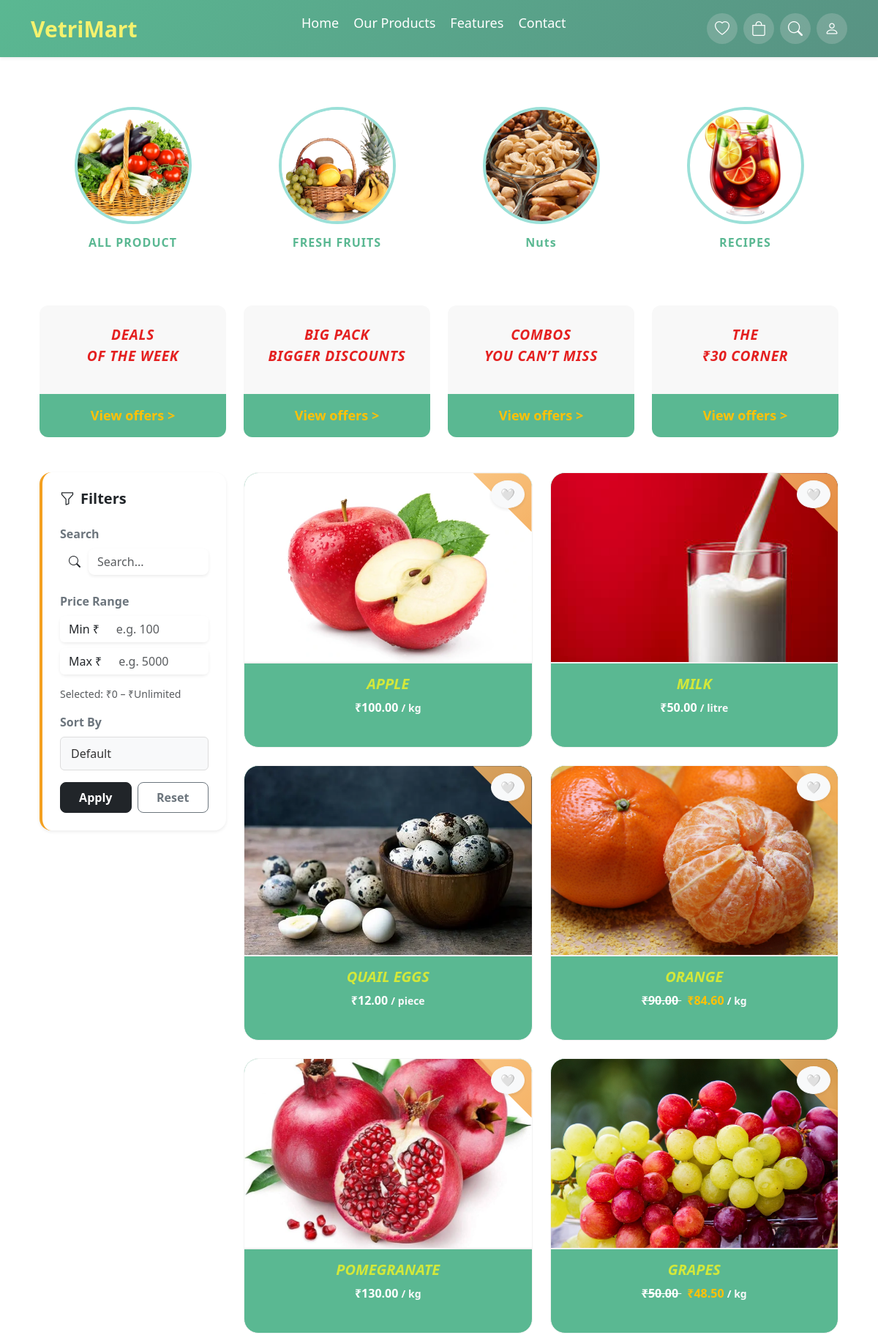
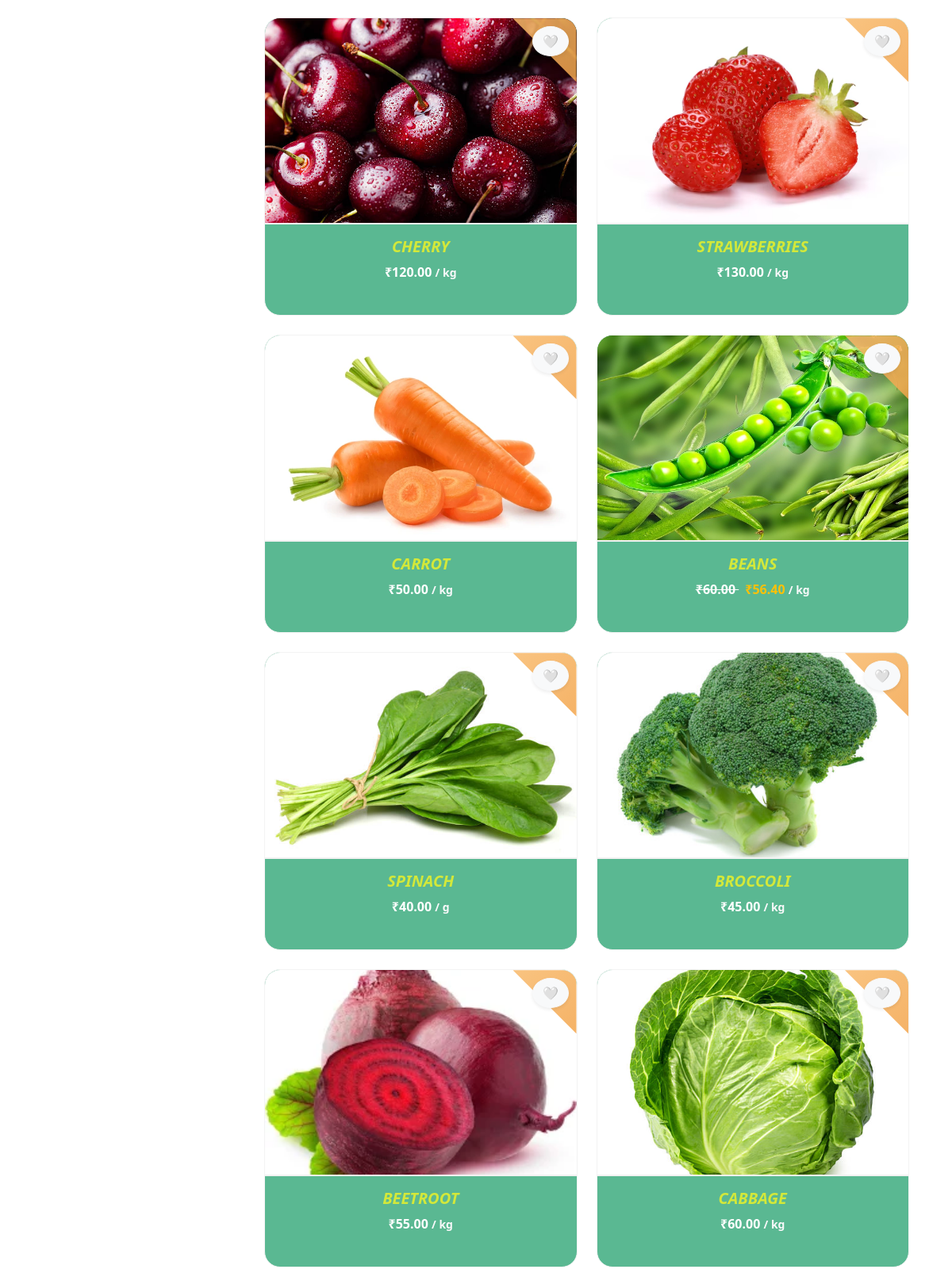
/our-products/ (upper part), run on the app's committed database (2 pictures, top to bottom).
### core/models.py (models this page shows, shortened)
class Product(models.Model):
    UNIT_CHOICES = [
        ("kg", "Kilogram"),
        ("g", "Gram"),
        ("litre", "Litre"),
        ("ml", "Millilitre"),
        ("piece", "Piece"),
        ("pack", "Pack"),
        ("dozen", "Dozen"),
    ]
    category = models.ForeignKey(Category, related_name='products', on_delete=models.CASCADE)
    vendor = models.ForeignKey(
        settings.AUTH_USER_MODEL, on_delete=models.CASCADE,
        null=True, blank=True, related_name='vendor_products'
    )
    title = models.CharField(max_length=200)
    description = models.TextField(blank=True, null=True)
    base_price = models.DecimalField(max_digits=8, decimal_places=2)
    image = models.ImageField(upload_to='products/')
    unit = models.CharField(max_length=20, choices=UNIT_CHOICES, default="kg")
    weight_options = models.CharField(max_length=200, default="500G,1KG,2KG")
    wishlist_users = models.ManyToManyField(
        settings.AUTH_USER_MODEL, related_name='wishlist', blank=True
    )
    is_offer = models.BooleanField(default=False)
    discount_percent = models.PositiveIntegerField(default=0)
    offer_start = models.DateTimeField(null=True, blank=True)
    offer_end = models.DateTimeField(null=True, blank=True)
    def get_absolute_url(self):
        return reverse('product_detail', args=[self.category.id, self.id])
    @property
    def discounted_price(self):
        if self.is_offer_active:
            discount = (self.base_price * Decimal(self.discount_percent)) / Decimal("100")
            return (self.base_price - discount).quantize(Decimal("0.01"))
        return self.base_price
    @property
    def is_offer_active(self):
        if not self.is_offer:
            return False
        now = timezone.now()
        if self.offer_start and self.offer_end:
            return self.offer_start <= now <= self.offer_end
        return True

### core/views.py (the view)
# urls.py: path('our-products/', views.our_products, name='our_products'),
def our_products(request):
    products = Product.objects.all()
    categories = Category.objects.all()
    keyword = request.GET.get('q', '').strip()
    min_price = request.GET.get('min_price')
    max_price = request.GET.get('max_price')
    weight_filter = request.GET.get('weight', '').strip()
    category_param = request.GET.get('category', '').strip()
    sort = request.GET.get('sort', '').strip()
    selected_category = None
    if category_param and category_param.lower() != "none":
        selected_category = Category.objects.filter(name__iexact=category_param).first()
        if selected_category:
            products = products.filter(category=selected_category)
    if keyword:
        products = products.filter(
            Q(title__icontains=keyword) |
            Q(description__icontains=keyword) |
            Q(category__name__icontains=keyword)
        )
    products = products.annotate(
        final_price=ExpressionWrapper(
            F("base_price") - (F("base_price") * F("discount_percent") / 100),
            output_field=DecimalField(max_digits=10, decimal_places=2)
        )
    )
    if min_price:
        products = products.filter(final_price__gte=min_price)
    if max_price:
        products = products.filter(final_price__lte=max_price)
    if weight_filter:
        products = products.filter(weight_options__icontains=weight_filter)
    if sort == "price_asc":
        products = products.order_by("final_price")
    elif sort == "price_desc":
        products = products.order_by("-final_price")
    elif sort == "name_asc":
        products = products.order_by("title")
    elif sort == "name_desc":
        products = products.order_by("-title")
    if request.user.is_authenticated:
        user_wishlist_ids = request.user.wishlist.values_list("id", flat=True)
        guest_wishlist_ids = []
        for p in products:
            p.in_wishlist = p.id in user_wishlist_ids
    else:
        guest_wishlist_ids = request.session.get("wishlist", [])
        for p in products:
            p.in_wishlist = p.id in guest_wishlist_ids
    return render(request, 'core/our_products.html', {
        "products": products,
        "categories": categories,
        "keyword": keyword,
        "min_price": min_price or "",
        "max_price": max_price or "",
        "weight_filter": weight_filter,
        "selected_category": selected_category.name if selected_category else None,
        "sort": sort,
        "guest_wishlist_ids": guest_wishlist_ids,
    })

### core/templates/core/our_products.html (shortened to what this page needs)
{% extends 'core/base.html' %}
{% load static %}
{% load wishlist_tags %}
{% block extra_css %}
<link rel="stylesheet" href="{% static 'css/our_product.css' %}" />
{% endblock %}
{% block content %}
<div class="container my-5">
  <div class="row justify-content-center text-center g-4 category-row">
    <div class="col-6 col-md-3">
      <a href="?category=all" class="category-box">
        <img src="{% static 'images/veg1.png' %}" class="category-img">
        <h6 class="category-title mt-3">ALL PRODUCT</h6>
      </a>
    </div>
    <div class="col-6 col-md-3">
      <a href="?category=fruits" class="category-box">
        <img src="{% static 'images/fruit.avif' %}" class="category-img">
        <h6 class="category-title mt-3">FRESH FRUITS</h6>
      </a>
    </div>
    <div class="col-6 col-md-3">
      <a href="?category=Nuts" class="category-box">
        <img src="{% static 'images/image1.jpg' %}" class="category-img">
        <h6 class="category-title mt-3">Nuts</h6>
      </a>
    </div>
    <div class="col-6 col-md-3">
      <a href="?category=Drinks" class="category-box">
        <img src="{% static 'images/drink2.png' %}" class="category-img">
        <h6 class="category-title mt-3">RECIPES</h6>
      </a>
    </div>
  </div>
</div>
<div class="container my-5">
  <div class="row g-4">
    <div class="col-md-3 col-sm-6">
      <div class="offer-card left-anim text-center">
        <div class="offer-headers text-white fw-bold py-4 rounded-top">
          DEALS <br> OF THE WEEK
        </div>
        <div class="offer-body py-3">
          <a href="{% url 'offers_page' %}" class="text-warning text-decoration-none fw-semibold">
            View offers &gt;
          </a>
        </div>
      </div>
    </div>
    <div class="col-md-3 col-sm-6">
      <div class="offer-card left-anim text-center">
        <div class="offer-headers text-white fw-bold py-4 rounded-top">
          BIG PACK <br> BIGGER DISCOUNTS
        </div>
        <div class="offer-body py-3">
          <a href="{% url 'offers_page' %}" class="text-warning text-decoration-none fw-semibold">
            View offers &gt;
          </a>
        </div>
      </div>
    </div>
    <div class="col-md-3 col-sm-6">
      <div class="offer-card right-anim text-center">
        <div class="offer-headers text-white fw-bold py-4 rounded-top">
          COMBOS <br> YOU CAN’T MISS
        </div>
        <div class="offer-body py-3">
          <a href="{% url 'offers_page' %}" class="text-warning text-decoration-none fw-semibold">
            View offers &gt;
          </a>
        </div>
      </div>
    </div>
    <div class="col-md-3 col-sm-6">
      <div class="offer-card right-anim text-center">
        <div class="offer-headers text-white fw-bold py-4 rounded-top">
          THE <br> ₹30 CORNER
        </div>
        <div class="offer-body py-3">
          <a href="{% url 'offers_page' %}" class="text-warning text-decoration-none fw-semibold">
            View offers &gt;
          </a>
        </div>
      </div>
    </div>
  </div>
</div>
<div class="container my-5">
  <div class="row">
   <div class="col-lg-3 col-md-4">
  <div class="filter-box shadow-sm rounded-4 p-4" style="border-left:4px solid #f4a020;">
    <h5 class="fw-bold mb-4 d-flex align-items-center">
      <i class="bi bi-funnel me-2"></i> Filters
    </h5>
    <form method="get">
      <label class="form-label fw-semibold text-secondary">Search</label>
      <div class="input-group mb-4">
        <span class="input-group-text bg-white border-0">
          <i class="bi bi-search"></i>
        </span>
        <input type="text" name="q"
               class="form-control shadow-sm border-0 bg-white rounded-3"
               placeholder="Search..."
               value="{{ keyword }}">
      </div>
<label class="form-label fw-semibold text-secondary">Price Range</label>
<div class="row g-2 mb-3">
  <div class="col-12">
    <div class="input-group shadow-sm rounded-3 bg-white">
      <span class="input-group-text bg-white border-0">Min ₹</span>
      <input type="number" name="min_price" id="min_price"
             class="form-control border-0 bg-white"
             placeholder="e.g. 100"
             value="{{ min_price }}">
    </div>
  </div>
  <div class="col-12">
    <div class="input-group shadow-sm rounded-3 bg-white">
      <span class="input-group-text bg-white border-0">Max ₹</span>
      <input type="number" name="max_price" id="max_price"
             class="form-control border-0 bg-white"
             placeholder="e.g. 5000"
             value="{{ max_price }}">
    </div>
  </div>
</div>
<p class="text-muted small mb-3">
  Selected: ₹{{ min_price|default:"0" }} – ₹{{ max_price|default:"Unlimited" }}
</p>
      <label class="form-label fw-semibold text-secondary">Sort By</label>
      <div class="d-flex gap-2 mt-3">
        <button type="submit" class="btn btn-dark fw-semibold w-50 py-2 rounded-3">
          Apply
        </button>
        <a href="{% url 'our_products' %}"
           class="btn btn-outline-secondary fw-semibold w-50 py-2 rounded-3">
          Reset
        </a>
      </div>
    </form>
  </div>
</div>
    <div class="col-lg-9 col-md-8">
      {% if products %}
        <div class="row row-cols-1 row-cols-md-2 g-4">
          {% for product in products %}
          <div class="col animate-card">
            <div class="pro-card position-relative">
              <form action="{% url 'toggle_wishlist' product.id %}"
                    method="post"
                    class="wishlist-btn">
<button class="btn btn-light rounded-circle shadow-sm">
{% if user.is_authenticated %}
    {% if product.in_wishlist %}
        <span class="heart-icon heart-red">❤️</span>
    {% else %}
        <span class="heart-icon heart-empty">🤍</span>
    {% endif %}
{% else %}
    {% if product.id in guest_wishlist_ids %}
        <span class="heart-icon heart-red">❤️</span>
    {% else %}
        <span class="heart-icon heart-empty">🤍</span>
    {% endif %}
{% endif %}
</button>
              </form>
              <a href="{{ product.get_absolute_url }}">
                <img src="{{ product.image.url }}"
                     class="pro-img"
                     alt="">
              </a>
              <div class="p-3 text-center">
                <h5 class="fw-light text-uppercase fw-bold fst-italic"
                    style="color: #d3e83aff;">
                  {{ product.title }}
                </h5>
                {% if product.is_offer_active %}
                  <p class="text-white fw-bold">
                    <span class="text-decoration-line-through text-light-50 me-2">
                      ₹{{ product.base_price|floatformat:2 }}
                    </span>
                    <span class="text-warning">
                      ₹{{ product.discounted_price|floatformat:2 }}
                    </span>
                    <span class="small text-light">/ {{ product.unit }}</span>
                  </p>
                {% else %}
                  <p class="text-white fw-bold">
                    ₹{{ product.base_price|floatformat:2 }}
                    <span class="small text-light">/ {{ product.unit }}</span>
                  </p>
                {% endif %}
              </div>
            </div>
          </div>
          {% endfor %}
        </div>
      {% else %}
        <div class="text-center py-5">
          <h4 class="fw-bold text-danger">No products found</h4>
          <p class="text-muted">Try adjusting your filters or click Reset.</p>
        </div>
      {% endif %}
    </div>
  </div>
</div>
{% endblock %}

### core/static/css/our_product.css (style rules this page uses)
.category-box { text-decoration: none; color: #fff; }
.filter-box { animation: fadeIn 0.4s ease-in-out; }
.category-img { width: 160px; height: 160px; object-fit: cover; border-radius: 50%; border: 4px solid #9be0d8; transition: 0.35s ease; }
.category-title { font-size: 1rem; font-weight: 700; letter-spacing: 1px; color: #5ab892 !important; }
.category-row { padding: 20px 0; }
.offer-card { background: #f8f8f8; border-radius: 12px; min-height: 180px; display: flex; flex-direction: column; justify-content: space-between; overflow: hidden; opacity: 0; animation-duration: 0.9s; animation-fill-mode: forwards; animation-timing-function: ease-out; }
.offer-headers { font-style: italic; color: #e42020 !important; font-size: 1.2rem; letter-spacing: 0.7px; padding: 1.4rem 1rem; height: 110px; text-transform: uppercase; transition: 0.3s ease; display: flex; align-items: center; justify-content: center; text-align: center; }
.offer-body { font-size: 18px; padding: 1.2rem 1rem; background-color: #5ab892; text-align: center; }
.offer-body a { color: #000; font-weight: 600; text-decoration: none; transition: color 0.3s ease; }
.offer-card.left-anim { animation-name: slideFromLeft; }
.offer-card.right-anim { animation-name: slideFromRight; }
.offer-card.left-anim:nth-child(1), .offer-card.right-anim:nth-child(3) { animation-delay: 0.1s; }
.filter-box { background: #ffffff; border-radius: 20px; border-left: 5px solid #e8a55a; transition: 0.3s ease; }
.filter-box { position: sticky; top: 100px; z-index: 10; }
.pro-card { background-color: #5ab892; border-radius: 20px; overflow: hidden; border: 1px solid #f3f3f3; position: relative; padding-bottom: 10px; transition: transform .35s ease, box-shadow .35s ease; }
.pro-card::before { content: ""; position: absolute; top: 0; right: 0; width: 80px; height: 80px; background: linear-gradient(135deg, #f8b96a, #f3a54c); clip-path: polygon(100% 0, 0 0, 100% 100%); opacity: 0.85; }
.wishlist-btn { position: absolute; top: 10px; right: 10px; z-index: 10; }
.pro-img { height: 260px; width: 100%; object-fit: cover; border-bottom: 2px solid #f1f1f1; transition: 0.3s ease; }
.animate-card { opacity: 0; animation: slideUp 0.8s forwards ease-out; }

### data on the page
Product: image (picture), title "APPLE", base_price "100.00", unit "kg"
Product: image (picture), title "MILK", base_price "50.00", unit "litre"
Product: image (picture), title "QUAIL EGGS", base_price "12.00", unit "piece"
Product: image (picture), title "ORANGE", base_price "90.00", discounted_price "84.60", unit "kg"
Product: image (picture), title "POMEGRANATE", base_price "130.00", unit "kg"
Product: image (picture), title "GRAPES", base_price "50.00", discounted_price "48.50", unit "kg"
Product: image (picture), title "CHERRY", base_price "120.00", unit "kg"
Product: image (picture), title "STRAWBERRIES", base_price "130.00", unit "kg"
Product: image (picture), title "CARROT", base_price "50.00", unit "kg"
Product: image (picture), title "BEANS", base_price "60.00", discounted_price "56.40", unit "kg"
Product: image (picture), title "SPINACH", base_price "40.00", unit "g"
Product: image (picture), title "BROCCOLI", base_price "45.00", unit "kg"
Product: image (picture), title "BEETROOT", base_price "55.00", unit "kg"
Product: image (picture), title "CABBAGE", base_price "60.00", unit "kg"

### other printed values
{{ min_price|default:"0" }} "0"
{{ max_price|default:"Unlimited" }} "Unlimited"
